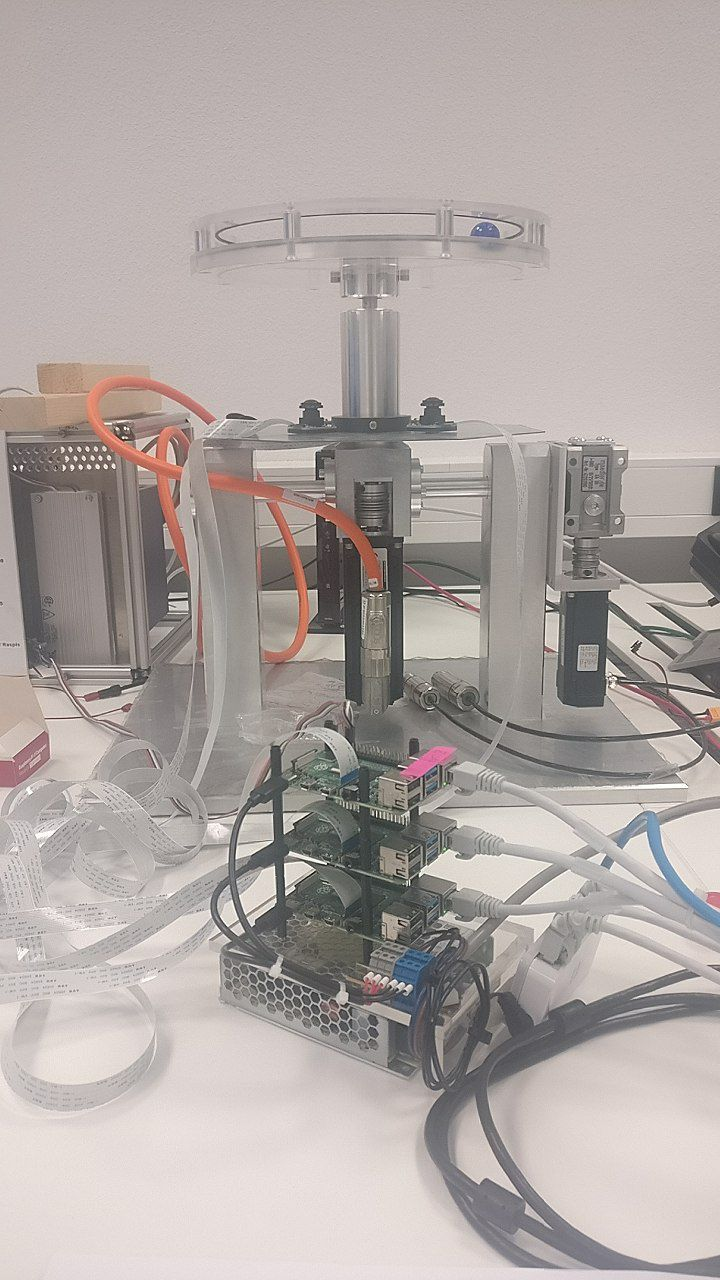
#> input picture _images/1.jpg, 720 x 1280 px
$ python -i imageComposer.py   (imports and definitions only)
#> lines starting #> are read from the running program, lines starting #| are printed output that depends on the picture
### src/chessboard/utils.py
import os.path

import cv2


# [7 lines left out: function save_coefficients, not called in this run]


def load_coefficients(path):
    """Loads camera matrix and distortion coefficients."""
    # FILE_STORAGE_READ
    if not os.path.exists(path):
        raise RuntimeError('Path: "' + os.getcwd() + path + '" does not exist')
    cv_file = cv2.FileStorage(path, cv2.FILE_STORAGE_READ)

    # note we also have to specify the type to retrieve other wise we only get a
    # FileNode object back instead of a matrix
    camera_matrix = cv_file.getNode('K').mat()
    dist_matrix = cv_file.getNode('D').mat()

    cv_file.release()
    return [camera_matrix, dist_matrix]

### src/imageComposer.py
import os
import numpy as np
import cv2
import src.hoop as h
from src.chessboard import utils


# [64 lines that did not run here, left out]

>>> import cv2
>>> picture = cv2.imread('../_images/1.jpg', cv2.IMREAD_GRAYSCALE)
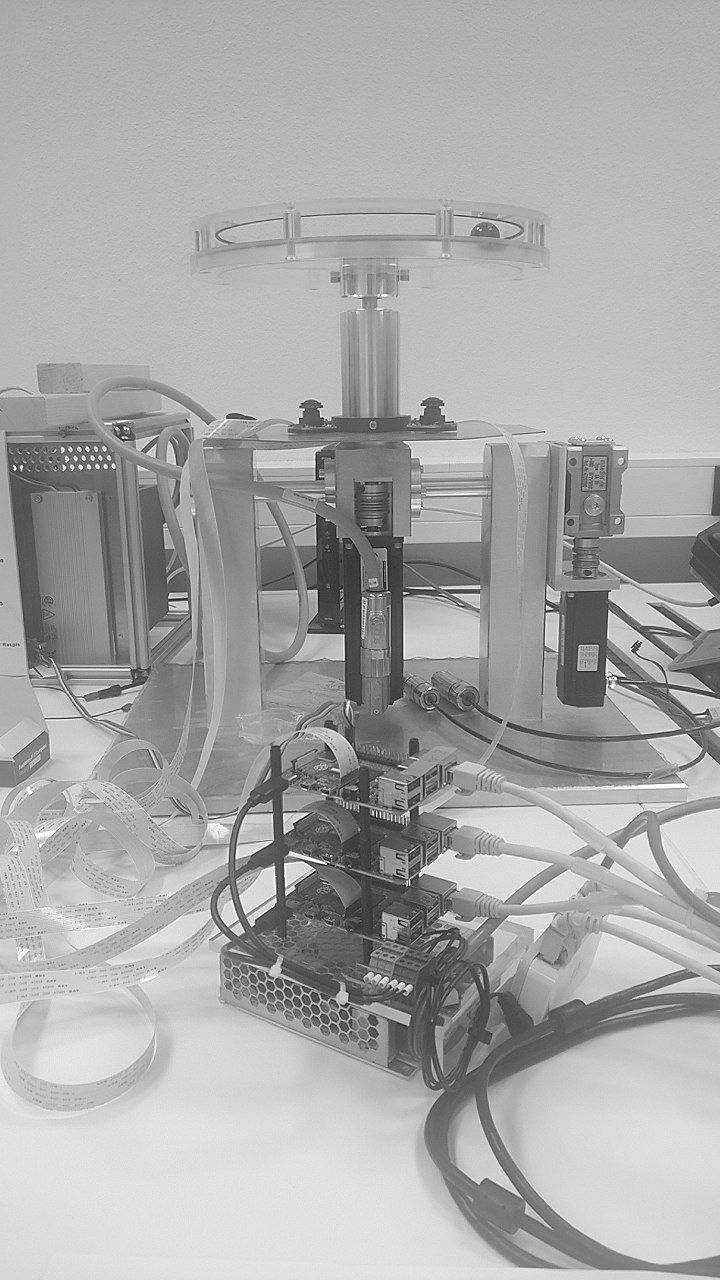
#> picture: shape (1280, 720); min 0, max 255, mean 169.5
#> (the run stopped early here; a loop or call above may not have finished)

$ run again, on _images/axis2-2.jpg
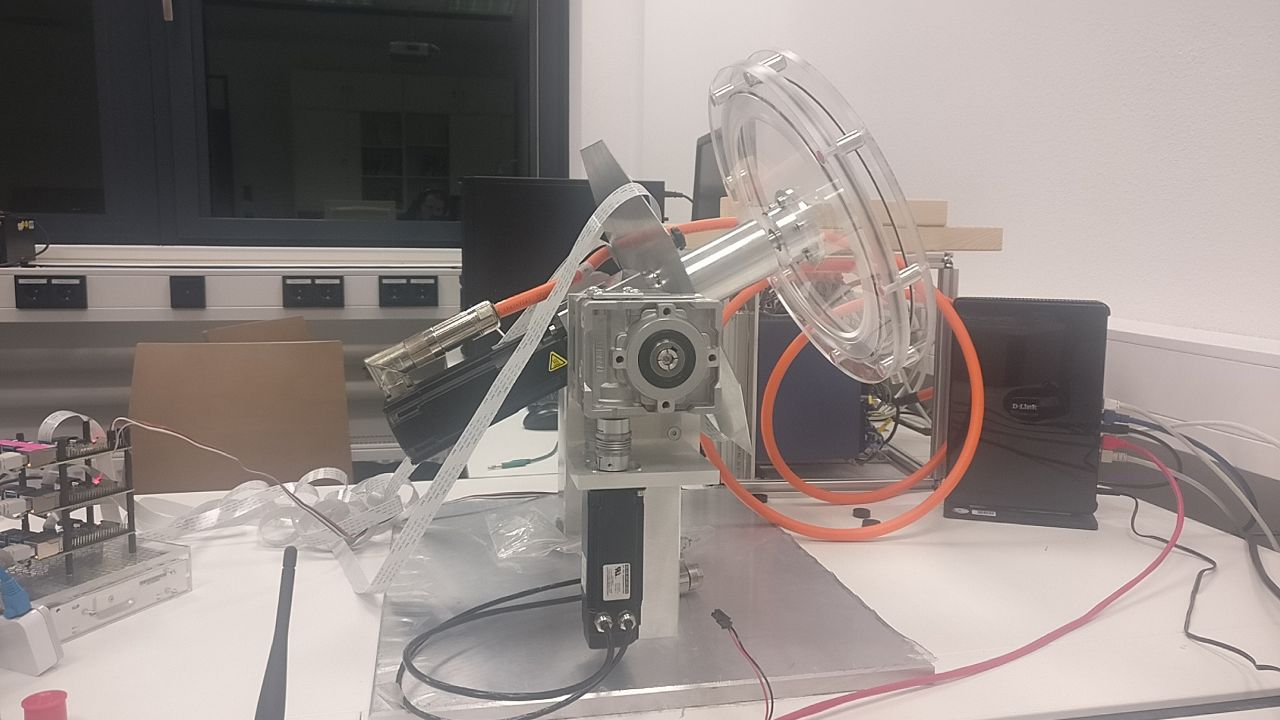
#> input picture _images/axis2-2.jpg, 1280 x 720 px
#> `picture = cv2.imread('../_images/1.jpg', cv2.IMREAD_GRAYSCALE)`:
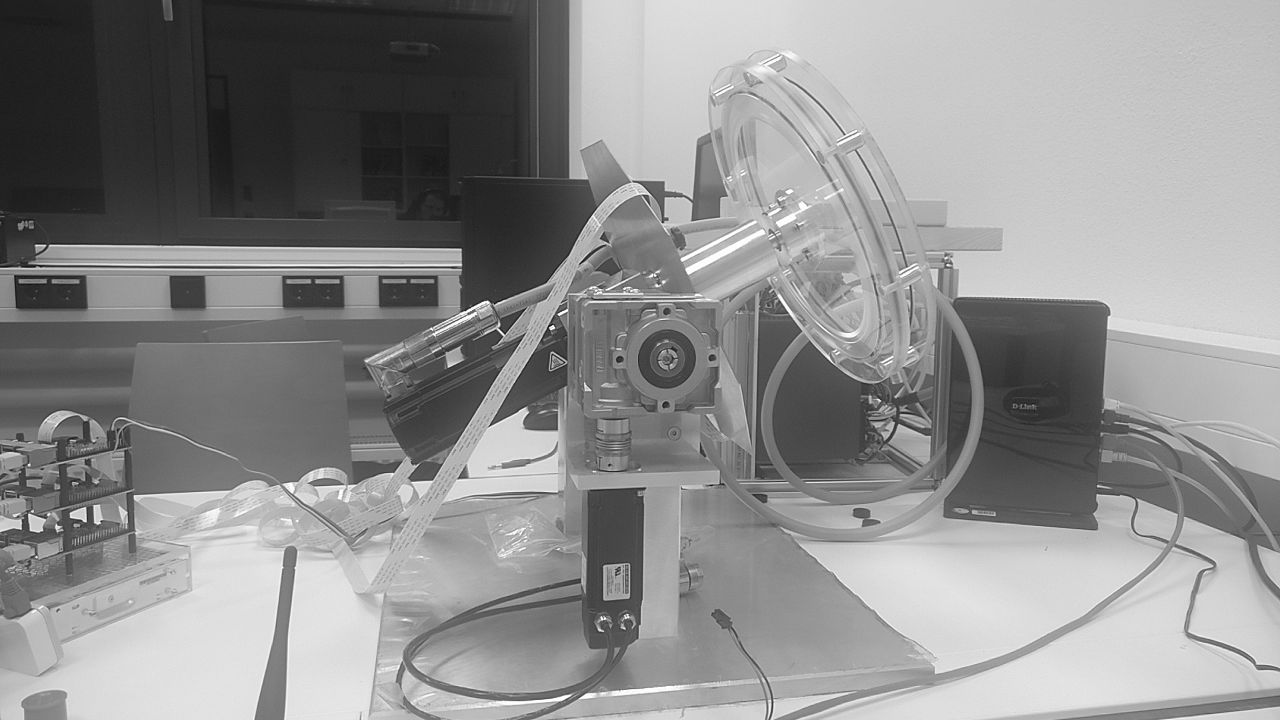
#> picture: shape (720, 1280); min 0, max 255, mean 141.9
